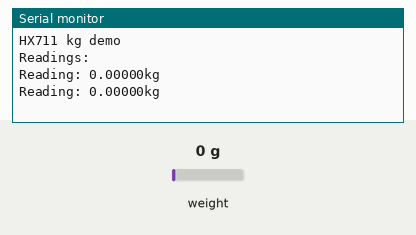
Bench run of a sketch on a simulated ESP8266 (NodeMCU). Parts: the last lines printed to the serial monitor. The inputs (shaded band) are chosen by the test bench; at power-on: weight on the scale 0 g.

Above: at 2.2 s.
2.3 s: weight on the scale set to 100 g
At 3.6 s:
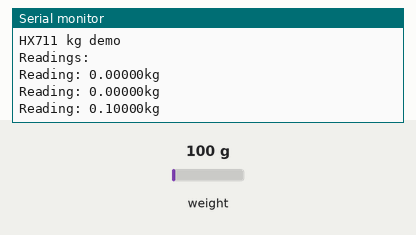
3.8 s: weight on the scale set to 1250 g
At 5.2 s:
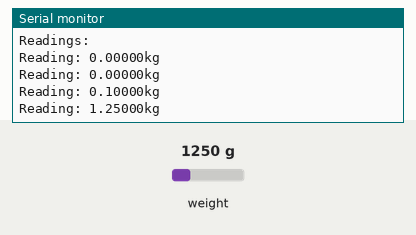
Timing chart, 0 to 6.8 s (numbered marks = the images above; inputs shaded):
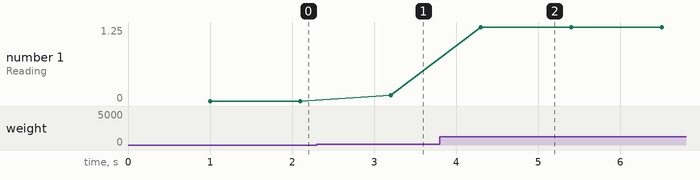

Measured:
- after the input at 2.3 s, the serial monitor: prints a new line after 0.90 s (image 1)
- after the input at 3.8 s, the serial monitor: prints a new line after 0.50 s (image 2)
- plotted number 1: 0 → 0.1 after the input at 2.3 s, 0.1 → 1.25 after the input at 3.8 s

The sketch:

app.ino
```cpp
#include "HX711.h"

const int calibration_factor = -410000;

// HX711 circuit wiring
const int LOADCELL_DOUT_PIN = D2;
const int LOADCELL_SCK_PIN = D1;

HX711 scale;

double value;

void setup() {
  Serial.begin(9600);
  Serial.println("HX711 kg demo");
  scale.begin(LOADCELL_DOUT_PIN, LOADCELL_SCK_PIN);
  scale.set_scale(calibration_factor);
  scale.tare();
  Serial.println("Readings:");
}

void loop() {

  if (scale.is_ready()) {
    // long reading = scale.read();
    Serial.print("Reading: ");

    value = scale.get_units();
    Serial.print(value, 5);
    Serial.println("kg");
  } else {
    Serial.println("HX711 not found.");
  }

  delay(1000);

}
```
